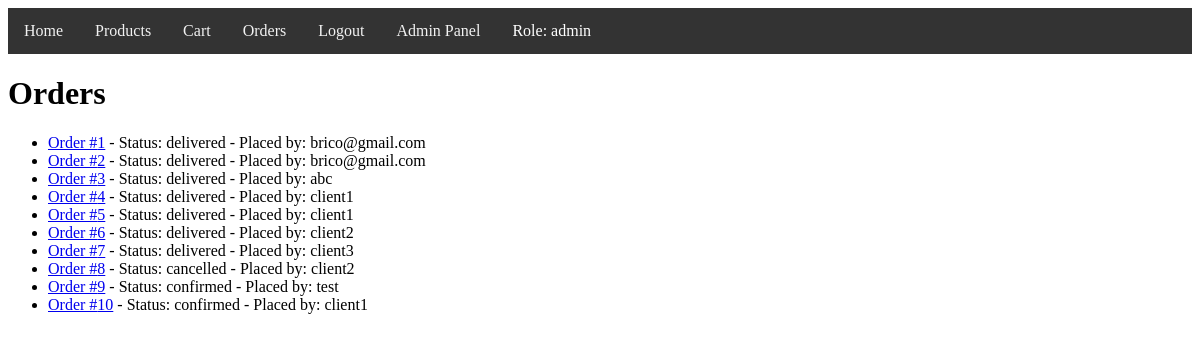
Page /orders (signed in) on the committed database.
### models/order/order.py (models this page shows)
class Order(db.Model):
    id = db.Column(db.Integer, primary_key=True)
    user_id = db.Column(db.Integer, db.ForeignKey('user.id'), nullable=False)
    status = db.Column(db.String(50), nullable=False, default='pending')
    created_at = db.Column(db.DateTime, default=datetime.utcnow)
    items = db.relationship('OrderItem', backref='order', lazy=True)

### models/user/user.py (models this page shows)
class User(db.Model):
    id = db.Column(db.Integer, primary_key=True)
    username = db.Column(db.String(150), unique=True, nullable=False)
    password = db.Column(db.String(150), nullable=False)
    role = db.Column(db.String(50), nullable=False, default='user')  # Nowa kolumna
    orders = db.relationship('Order', backref='user', lazy=True)

### controllers/order/order_view.py (the view)
@order_blueprint.route('/orders')
def orders():
    if 'user_id' not in session:
        flash('You need to be logged in to view orders.', 'danger')
        return redirect(url_for('user.login'))
    user = User.query.get(session['user_id'])
    if user.role == 'client':
        orders = Order.query.filter_by(user_id=user.id).all()
    else:
        orders = Order.query.all()
    orders_with_users = []
    for order in orders:
        order_user = User.query.get(order.user_id)
        orders_with_users.append((order, order_user))
    return render_template('orders.html', orders_with_users=orders_with_users, user=user)

### templates/orders.html (shortened to what this page needs)
{% extends "base.html" %}
{% block content %}
<h1>Orders</h1>
<ul>
    {% for order, order_user in orders_with_users %}
    <li>
        <a href="{{ url_for('order.order_detail', order_id=order.id) }}">Order #{{ order.id }}</a> - Status: {{ order.status }} - Placed by: {{ order_user.username }}
    </li>
    {% endfor %}
</ul>
{% endblock %}

### rows in the picture
Order: id "1", status "delivered", username "brico@gmail.com"
Order: id "2", status "delivered", username "brico@gmail.com"
Order: id "3", status "delivered", username "abc"
Order: id "4", status "delivered", username "client1"
Order: id "5", status "delivered", username "client1"
Order: id "6", status "delivered", username "client2"
Order: id "7", status "delivered", username "client3"
Order: id "8", status "cancelled", username "client2"
Order: id "9", status "confirmed", username "test"
Order: id "10", status "confirmed", username "client1"

### other values in the picture
{{ session.get('role') }} "admin"
